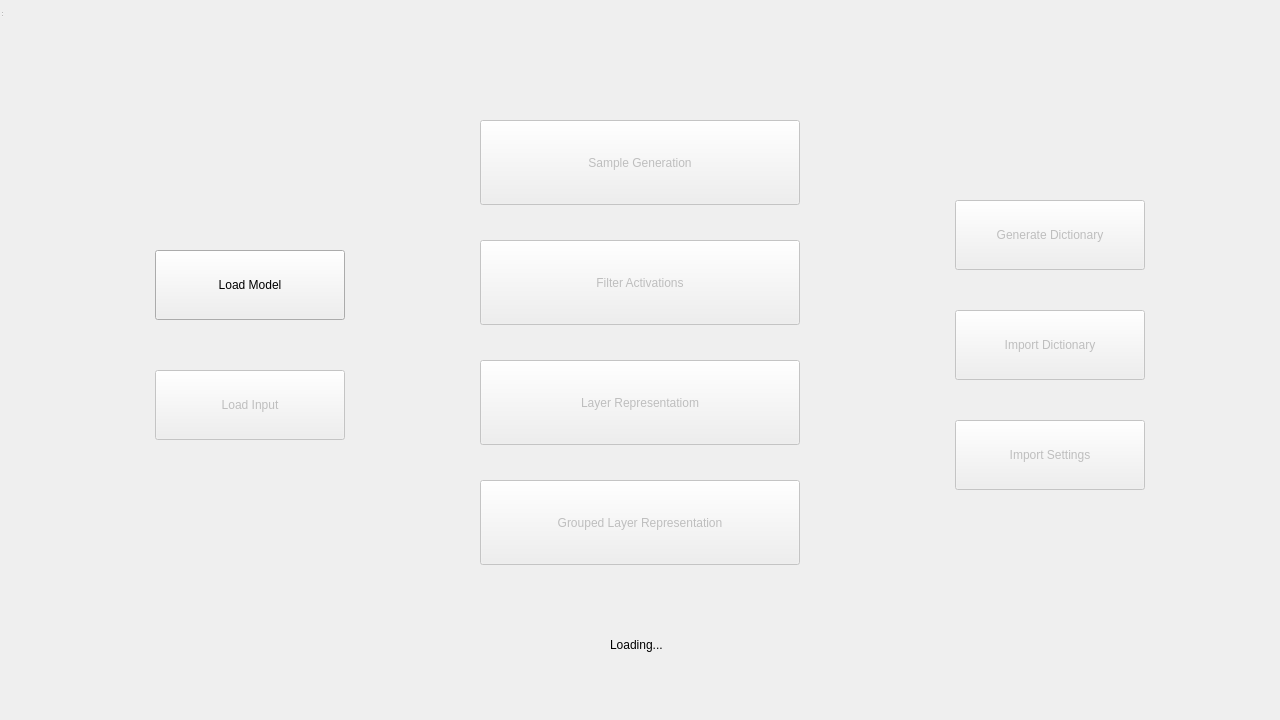
<?xml version="1.0" encoding="UTF-8"?>
<ui version="4.0">
 <class>MainWindow</class>
 <widget class="QWidget" name="MainWindow">
  <property name="geometry">
   <rect>
    <x>0</x>
    <y>0</y>
    <width>1280</width>
    <height>720</height>
   </rect>
  </property>
  <property name="windowTitle">
   <string>MainWindow</string>
  </property>
  <widget class="QWidget" name="centralwidget" native="true">
   <property name="geometry">
    <rect>
     <x>0</x>
     <y>0</y>
     <width>1300</width>
     <height>685</height>
    </rect>
   </property>
   <widget class="QPushButton" name="sample_btn">
    <property name="enabled">
     <bool>false</bool>
    </property>
    <property name="geometry">
     <rect>
      <x>480</x>
      <y>120</y>
      <width>320</width>
      <height>85</height>
     </rect>
    </property>
    <property name="text">
     <string>Sample Generation</string>
    </property>
   </widget>
   <widget class="QPushButton" name="filter_acts_btn">
    <property name="enabled">
     <bool>false</bool>
    </property>
    <property name="geometry">
     <rect>
      <x>480</x>
      <y>240</y>
      <width>320</width>
      <height>85</height>
     </rect>
    </property>
    <property name="text">
     <string>Filter Activations</string>
    </property>
   </widget>
   <widget class="QPushButton" name="layer_rep_btn">
    <property name="enabled">
     <bool>false</bool>
    </property>
    <property name="geometry">
     <rect>
      <x>480</x>
      <y>360</y>
      <width>320</width>
      <height>85</height>
     </rect>
    </property>
    <property name="text">
     <string>Layer Representatiom</string>
    </property>
   </widget>
   <widget class="QPushButton" name="grouped_btn">
    <property name="enabled">
     <bool>false</bool>
    </property>
    <property name="geometry">
     <rect>
      <x>480</x>
      <y>480</y>
      <width>320</width>
      <height>85</height>
     </rect>
    </property>
    <property name="text">
     <string>Grouped Layer Representation</string>
    </property>
   </widget>
   <widget class="QPushButton" name="load_model_btn">
    <property name="geometry">
     <rect>
      <x>155</x>
      <y>250</y>
      <width>190</width>
      <height>70</height>
     </rect>
    </property>
    <property name="text">
     <string>Load Model</string>
    </property>
   </widget>
   <widget class="QPushButton" name="load_input_btn">
    <property name="enabled">
     <bool>false</bool>
    </property>
    <property name="geometry">
     <rect>
      <x>155</x>
      <y>370</y>
      <width>190</width>
      <height>70</height>
     </rect>
    </property>
    <property name="text">
     <string>Load Input</string>
    </property>
   </widget>
   <widget class="QPushButton" name="generate_btn">
    <property name="enabled">
     <bool>false</bool>
    </property>
    <property name="geometry">
     <rect>
      <x>955</x>
      <y>200</y>
      <width>190</width>
      <height>70</height>
     </rect>
    </property>
    <property name="text">
     <string>Generate Dictionary</string>
    </property>
   </widget>
   <widget class="QPushButton" name="import_btn">
    <property name="enabled">
     <bool>false</bool>
    </property>
    <property name="geometry">
     <rect>
      <x>955</x>
      <y>310</y>
      <width>190</width>
      <height>70</height>
     </rect>
    </property>
    <property name="text">
     <string>Import Dictionary</string>
    </property>
   </widget>
   <widget class="QLabel" name="loading_lbl">
    <property name="enabled">
     <bool>true</bool>
    </property>
    <property name="geometry">
     <rect>
      <x>610</x>
      <y>620</y>
      <width>65</width>
      <height>50</height>
     </rect>
    </property>
    <property name="visible">
     <bool>false</bool>
    </property>
    <property name="text">
     <string>Loading...</string>
    </property>
   </widget>
   <widget class="QPushButton" name="import_settings_btn">
    <property name="enabled">
     <bool>false</bool>
    </property>
    <property name="geometry">
     <rect>
      <x>955</x>
      <y>420</y>
      <width>190</width>
      <height>70</height>
     </rect>
    </property>
    <property name="text">
     <string>Import Settings</string>
    </property>
   </widget>
  </widget>
  <widget class="QStatusBar" name="statusbar">
   <property name="geometry">
    <rect>
     <x>0</x>
     <y>0</y>
     <width>3</width>
     <height>18</height>
    </rect>
   </property>
  </widget>
 </widget>
 <resources/>
 <connections/>
</ui>
